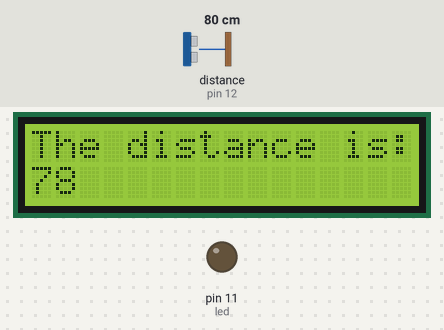
Bench run of a sketch on a simulated Arduino Uno, built with avr-gcc and run on an emulated ATmega328P. On the bench: 16×2 character LCD, output pins drawn as LEDs (lit = HIGH). Wiring (inferred from the names in the program): ultrasonic range finder: trigger pin 13; echo pin 12. The inputs (shaded band) are chosen by the test bench; at power-on: distance to the obstacle (sensor on pin 12) 80 cm. The echo pulse lasts 58.3 µs per cm; pins used as bus, display or sensor lines are not drawn.

Above: at 1.2 s.
1.3 s: distance to the obstacle (sensor on pin 12) set to 12 cm
At 1.9 s:
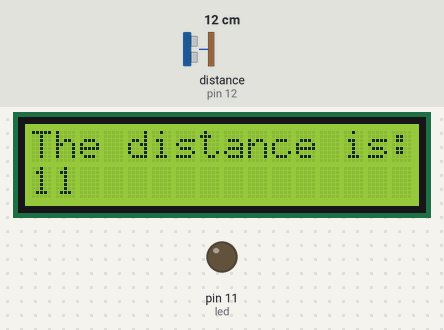
4.3 s: distance to the obstacle (sensor on pin 12) set to 9 cm
At 5.5 s:
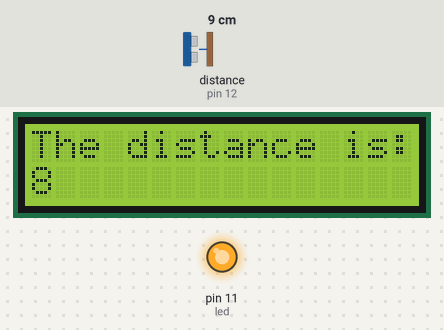
7.1 s: distance to the obstacle (sensor on pin 12) set to 2 cm
At 7.5 s:
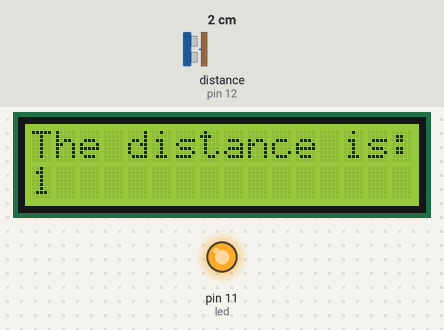
Timing chart, 0 to 10.1 s (numbered marks = the images above; inputs shaded):
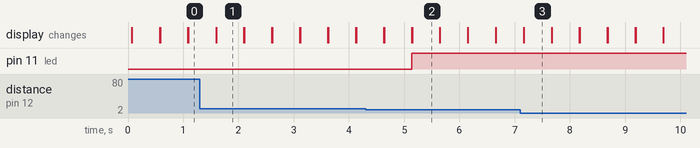

Measured:
- the behaviour switches between 11 and 10 cm on distance to the obstacle (sensor on pin 12) (found by bisection; images 1 and 2)
- after the input at 1.3 s, the display: first differs from a run without the input after 0.30 s (image 1)
- after the input at 4.3 s, pin 11 (led): LOW → HIGH after 0.84 s; the display: first differs from a run without the input after 0.33 s (image 2)
- after the input at 7.1 s, the display: first differs from a run without the input after 0.06 s (image 3)
- what the display in image 1 shows lasts 0.5 s, from 1.6 s to 2.1 s

The sketch:

sensor_with_LCD.ino
```cpp
#include <LiquidCrystal.h>

LiquidCrystal lcd(7, 6, 5, 4, 3, 2);
const int trigPin = 13;

const int echoPin = 12;

const int led = 11;
void setup() {

lcd.begin(16, 2);
pinMode(trigPin, OUTPUT);

pinMode(echoPin, INPUT);

pinMode(led, OUTPUT);


}

void loop()

{
long duration, distance;

digitalWrite(trigPin, LOW);

delayMicroseconds(2);

digitalWrite(trigPin, HIGH);

delayMicroseconds(10);

digitalWrite(trigPin, LOW);

duration = pulseIn(echoPin, HIGH);
distance = (duration/2) * 0.034;
lcd.setCursor(0,0);
lcd.print("The distance is: ");
lcd.setCursor(0,1);
lcd.print(distance);
delay(500);
lcd.clear();
if (distance < 10)
{
digitalWrite(led,HIGH);
}
else {
digitalWrite(led,LOW);
}


}
```
